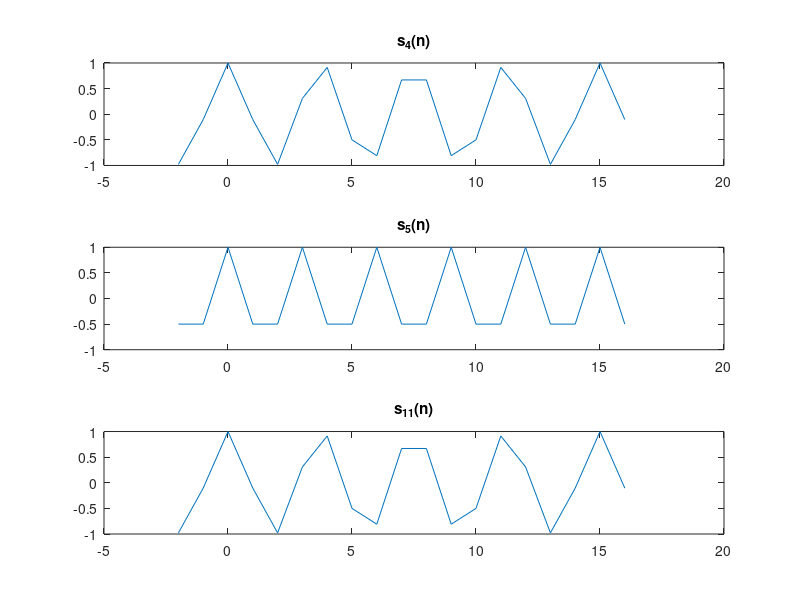

Recreate this plot in MATLAB. (Note: this script raises an error after producing the figure.)
% Exponenciales Complejas
n = -2:16;
sk_4 = exp(1j*2*pi*4/15*n);
sk_5 = exp(1j*2*pi*5/15*n);
sk_11 = exp(1j*2*pi*11/15*n);

figure;
subplot(3,1,1);
plot(n,real(sk_4));
title('s_4(n)');
subplot(3,1,2);
plot(n,real(sk_5));
title('s_5(n)');
subplot(3,1,3);
plot(n,real(sk_11));
title('s_{11}(n)');
sgtitle({'Parte real';'';'$s_k(n)=e^{j\frac{2\pi k}{15}n}$'},'interpreter','latex');

figure;
subplot(3,1,1);
plot(n,imag(sk_4),'r');
title('s_4(n)');
subplot(3,1,2);
plot(n,imag(sk_5),'r');
title('s_5(n)');
subplot(3,1,3);
plot(n,imag(sk_11),'r');
title('s_{11}(n)');
sgtitle({'Parte imaginaria';'';'$s_k(n)=e^{j\frac{2\pi k}{15}n}$'},'interpreter','latex');